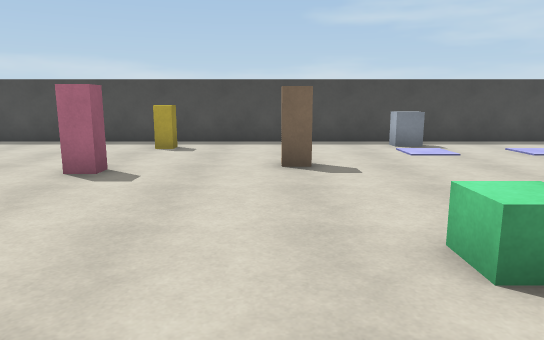
view 1 (above)

16 first-person views from a walk through a scene from a Unity 3-D project. The camera is 1.3 m above the floor, tilts 10° down and sees 70° across. The floor is counted in squares, 1 m on a side. Each view is taken from the middle of a square. On the plan, view 1 faces up. The plan holds only what a view shows up to about 16 squares ahead; the rest is blank. The place goes on beyond the plan. Surface patterns are stand-ins for the level's own textures.

view 2
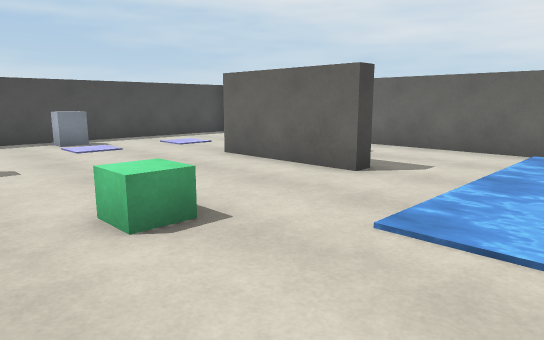

view 3
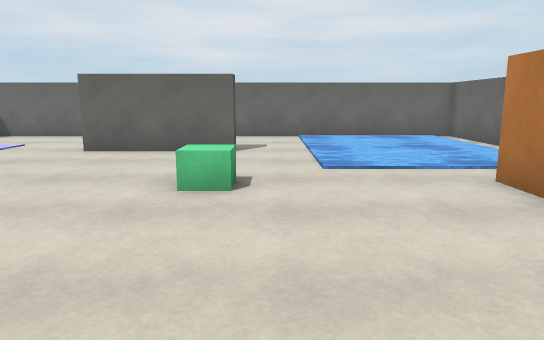

view 4
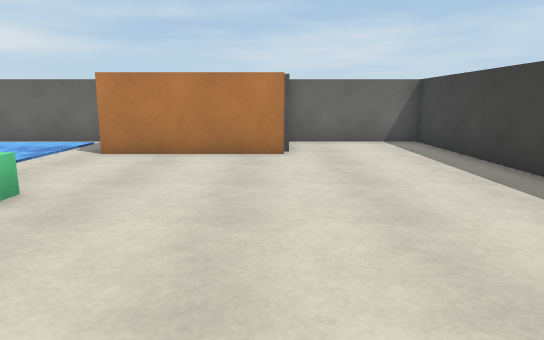

view 5
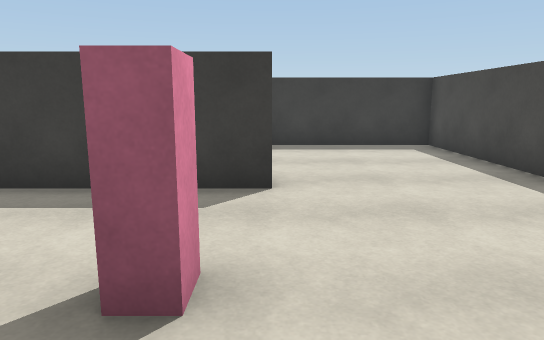

view 6
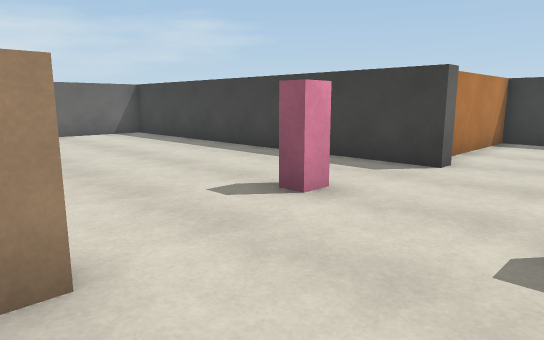

view 7
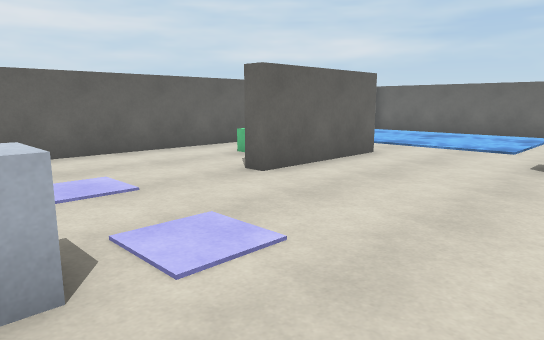

view 8
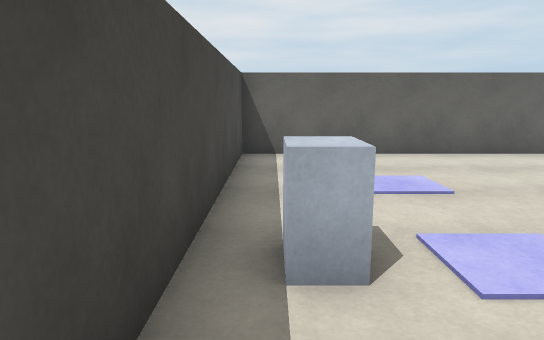

view 9
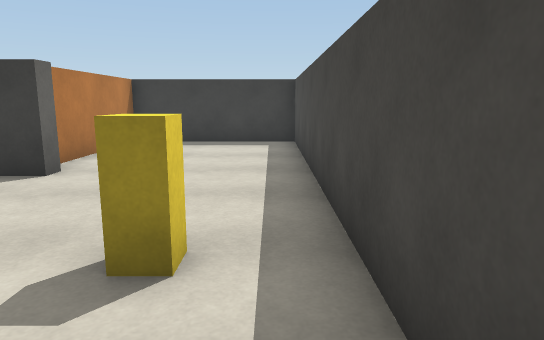

view 10
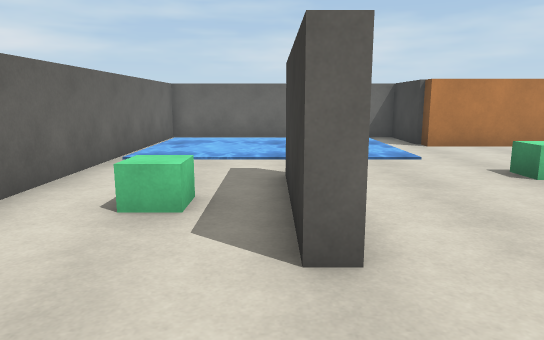

view 11
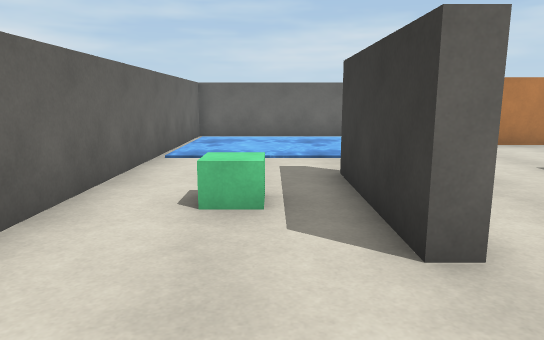

view 12
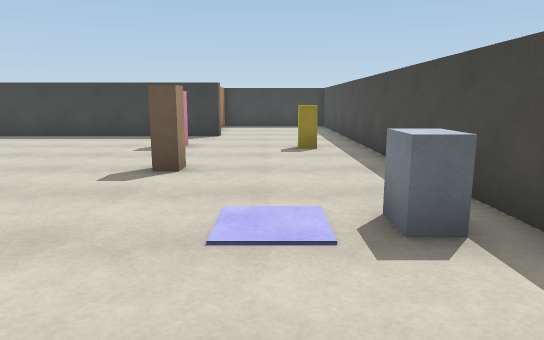

view 13
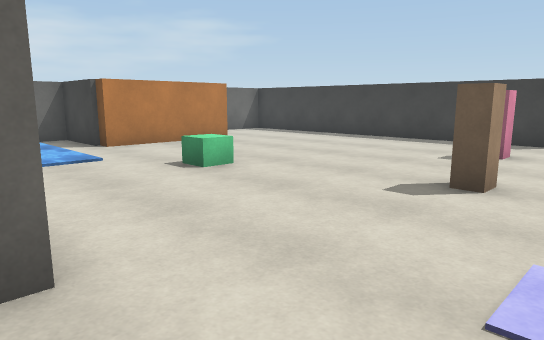

view 14
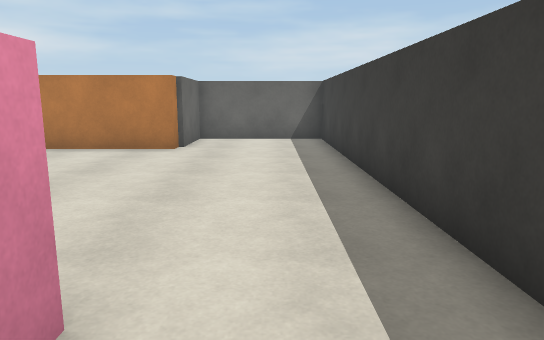

view 15
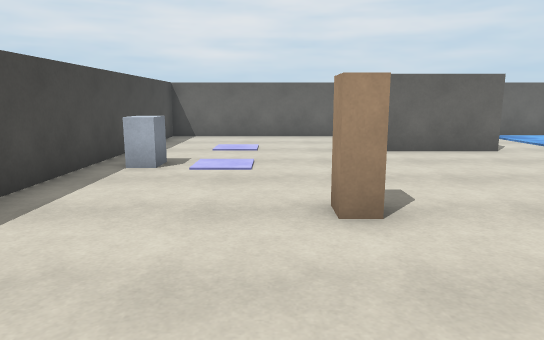

view 16
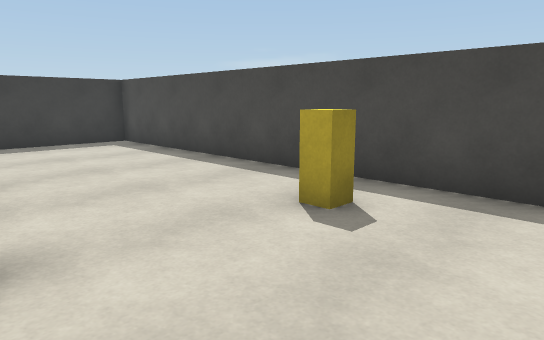

### Floor plan
Key: @ floor where view 1 was taken; # wall or solid block; . floor; ~ water the walk can cross; O other object.
Columns run from 13 left of view 1 to 11 right of it. Each row starts with its distance up from view 1.
 13 #########################
 12 #................O......#
 11 #.........O......O......#
 10 #.......................#
  9 #.......................#
  8 #.....#......OO.........#
  7 #######..OO........##...#
  6       #............##...#
  5       #............##OO.#
  4       #............##...#
  3       #........O...##...#
  2       #.................#
  1       #..........~~~~~~~#
  0       #......@...~~~~~~~#
 -1       #..........~~~~~~~#
 -2       #....#####.~~~~~~~#
 -3       #....#   #.~~~~~~~#
 -4       #....#   #........#
 -5       ######   ##########

Positions as (right, up) in squares from view 1, and headings:
1: (0, 0), facing up
2: (0, -1), facing up-right
3: (-4, 2), facing right
4: (-2, 8), facing down
5: (-1, 8), facing left
6: (1, 11), facing down-left
7: (1, 12), facing down-right
8: (1, 12), facing right
9: (0, 12), facing left
10: (7, 10), facing down
11: (8, 10), facing down
12: (8, 10), facing left
13: (7, 10), facing down-left
14: (-5, 9), facing down
15: (-4, 9), facing right
16: (0, 7), facing up-left
